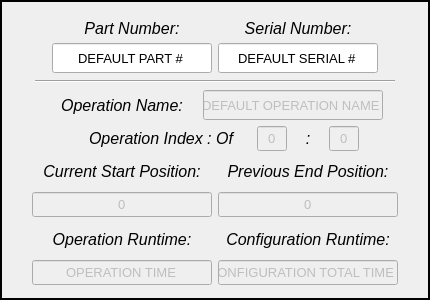
       <widget class="QFrame" name="frame_ProfileOptions">
        <property name="sizePolicy">
         <sizepolicy hsizetype="Fixed" vsizetype="Fixed">
          <horstretch>0</horstretch>
          <verstretch>0</verstretch>
         </sizepolicy>
        </property>
        <property name="minimumSize">
         <size>
          <width>430</width>
          <height>280</height>
         </size>
        </property>
        <property name="maximumSize">
         <size>
          <width>430</width>
          <height>300</height>
         </size>
        </property>
        <property name="frameShape">
         <enum>QFrame::Box</enum>
        </property>
        <property name="frameShadow">
         <enum>QFrame::Plain</enum>
        </property>
        <property name="lineWidth">
         <number>2</number>
        </property>
        <layout class="QVBoxLayout" name="verticalLayout_8">
         <item>
          <layout class="QHBoxLayout" name="horizontalLayout_3">
           <item>
            <spacer name="horizontalSpacer_2">
             <property name="orientation">
              <enum>Qt::Horizontal</enum>
             </property>
             <property name="sizeHint" stdset="0">
              <size>
               <width>5</width>
               <height>20</height>
              </size>
             </property>
            </spacer>
           </item>
           <item>
            <layout class="QVBoxLayout" name="verticalLayout_4">
             <property name="spacing">
              <number>0</number>
             </property>
             <item>
              <widget class="QLabel" name="label_PartNumber">
               <property name="sizePolicy">
                <sizepolicy hsizetype="Fixed" vsizetype="Fixed">
                 <horstretch>0</horstretch>
                 <verstretch>0</verstretch>
                </sizepolicy>
               </property>
               <property name="minimumSize">
                <size>
                 <width>160</width>
                 <height>30</height>
                </size>
               </property>
               <property name="maximumSize">
                <size>
                 <width>160</width>
                 <height>30</height>
                </size>
               </property>
               <property name="font">
                <font>
                 <pointsize>12</pointsize>
                 <weight>50</weight>
                 <italic>true</italic>
                 <bold>false</bold>
                </font>
               </property>
               <property name="text">
                <string>Part Number:</string>
               </property>
               <property name="alignment">
                <set>Qt::AlignCenter</set>
               </property>
              </widget>
             </item>
             <item>
              <widget class="QLineEdit" name="lineEdit_PartNumber">
               <property name="sizePolicy">
                <sizepolicy hsizetype="Fixed" vsizetype="Fixed">
                 <horstretch>0</horstretch>
                 <verstretch>0</verstretch>
                </sizepolicy>
               </property>
               <property name="minimumSize">
                <size>
                 <width>160</width>
                 <height>30</height>
                </size>
               </property>
               <property name="maximumSize">
                <size>
                 <width>160</width>
                 <height>30</height>
                </size>
               </property>
               <property name="font">
                <font>
                 <pointsize>10</pointsize>
                </font>
               </property>
               <property name="toolTip">
                <string extracomment="Number associated with the part and accompanying logging directory."/>
               </property>
               <property name="statusTip">
                <string extracomment="Number associated with the part and accompanying logging directory."/>
               </property>
               <property name="text">
                <string>DEFAULT PART #</string>
               </property>
               <property name="alignment">
                <set>Qt::AlignCenter</set>
               </property>
              </widget>
             </item>
            </layout>
           </item>
           <item>
            <layout class="QVBoxLayout" name="verticalLayout_3">
             <property name="spacing">
              <number>0</number>
             </property>
             <item>
              <widget class="QLabel" name="label_SerialNumber">
               <property name="sizePolicy">
                <sizepolicy hsizetype="Fixed" vsizetype="Fixed">
                 <horstretch>0</horstretch>
                 <verstretch>0</verstretch>
                </sizepolicy>
               </property>
               <property name="minimumSize">
                <size>
                 <width>160</width>
                 <height>30</height>
                </size>
               </property>
               <property name="maximumSize">
                <size>
                 <width>160</width>
                 <height>30</height>
                </size>
               </property>
               <property name="font">
                <font>
                 <pointsize>12</pointsize>
                 <weight>50</weight>
                 <italic>true</italic>
                 <bold>false</bold>
                </font>
               </property>
               <property name="text">
                <string>Serial Number:</string>
               </property>
               <property name="alignment">
                <set>Qt::AlignCenter</set>
               </property>
              </widget>
             </item>
             <item>
              <widget class="QLineEdit" name="lineEdit_SerialNumber">
               <property name="sizePolicy">
                <sizepolicy hsizetype="Fixed" vsizetype="Fixed">
                 <horstretch>0</horstretch>
                 <verstretch>0</verstretch>
                </sizepolicy>
               </property>
               <property name="minimumSize">
                <size>
                 <width>160</width>
                 <height>30</height>
                </size>
               </property>
               <property name="maximumSize">
                <size>
                 <width>160</width>
                 <height>30</height>
                </size>
               </property>
               <property name="font">
                <font>
                 <pointsize>10</pointsize>
                </font>
               </property>
               <property name="text">
                <string>DEFAULT SERIAL #</string>
               </property>
               <property name="alignment">
                <set>Qt::AlignCenter</set>
               </property>
              </widget>
             </item>
            </layout>
           </item>
           <item>
            <spacer name="horizontalSpacer">
             <property name="orientation">
              <enum>Qt::Horizontal</enum>
             </property>
             <property name="sizeHint" stdset="0">
              <size>
               <width>5</width>
               <height>20</height>
              </size>
             </property>
            </spacer>
           </item>
          </layout>
         </item>
         <item>
          <layout class="QHBoxLayout" name="horizontalLayout_12">
           <item>
            <spacer name="horizontalSpacer_17">
             <property name="orientation">
              <enum>Qt::Horizontal</enum>
             </property>
             <property name="sizeHint" stdset="0">
              <size>
               <width>5</width>
               <height>5</height>
              </size>
             </property>
            </spacer>
           </item>
           <item>
            <widget class="Line" name="line">
             <property name="minimumSize">
              <size>
               <width>360</width>
               <height>0</height>
              </size>
             </property>
             <property name="maximumSize">
              <size>
               <width>360</width>
               <height>16777215</height>
              </size>
             </property>
             <property name="orientation">
              <enum>Qt::Horizontal</enum>
             </property>
            </widget>
           </item>
           <item>
            <spacer name="horizontalSpacer_18">
             <property name="orientation">
              <enum>Qt::Horizontal</enum>
             </property>
             <property name="sizeHint" stdset="0">
              <size>
               <width>5</width>
               <height>5</height>
              </size>
             </property>
            </spacer>
           </item>
          </layout>
         </item>
         <item>
          <layout class="QHBoxLayout" name="horizontalLayout_6">
           <item>
            <spacer name="horizontalSpacer_8">
             <property name="orientation">
              <enum>Qt::Horizontal</enum>
             </property>
             <property name="sizeHint" stdset="0">
              <size>
               <width>5</width>
               <height>20</height>
              </size>
             </property>
            </spacer>
           </item>
           <item>
            <widget class="QLabel" name="label_OperationName">
             <property name="sizePolicy">
              <sizepolicy hsizetype="Fixed" vsizetype="Fixed">
               <horstretch>0</horstretch>
               <verstretch>0</verstretch>
              </sizepolicy>
             </property>
             <property name="minimumSize">
              <size>
               <width>150</width>
               <height>30</height>
              </size>
             </property>
             <property name="maximumSize">
              <size>
               <width>150</width>
               <height>30</height>
              </size>
             </property>
             <property name="font">
              <font>
               <pointsize>12</pointsize>
               <weight>50</weight>
               <italic>true</italic>
               <bold>false</bold>
              </font>
             </property>
             <property name="text">
              <string>Operation Name:</string>
             </property>
             <property name="alignment">
              <set>Qt::AlignCenter</set>
             </property>
            </widget>
           </item>
           <item>
            <widget class="QLineEdit" name="lineEdit_OperationName">
             <property name="enabled">
              <bool>false</bool>
             </property>
             <property name="sizePolicy">
              <sizepolicy hsizetype="Fixed" vsizetype="Fixed">
               <horstretch>0</horstretch>
               <verstretch>0</verstretch>
              </sizepolicy>
             </property>
             <property name="minimumSize">
              <size>
               <width>180</width>
               <height>30</height>
              </size>
             </property>
             <property name="maximumSize">
              <size>
               <width>180</width>
               <height>30</height>
              </size>
             </property>
             <property name="font">
              <font>
               <pointsize>10</pointsize>
              </font>
             </property>
             <property name="text">
              <string>DEFAULT OPERATION NAME</string>
             </property>
             <property name="alignment">
              <set>Qt::AlignCenter</set>
             </property>
             <property name="readOnly">
              <bool>true</bool>
             </property>
            </widget>
           </item>
           <item>
            <spacer name="horizontalSpacer_7">
             <property name="orientation">
              <enum>Qt::Horizontal</enum>
             </property>
             <property name="sizeHint" stdset="0">
              <size>
               <width>5</width>
               <height>20</height>
              </size>
             </property>
            </spacer>
           </item>
          </layout>
         </item>
         <item>
          <layout class="QHBoxLayout" name="horizontalLayout_8">
           <item>
            <spacer name="horizontalSpacer_9">
             <property name="orientation">
              <enum>Qt::Horizontal</enum>
             </property>
             <property name="sizeHint" stdset="0">
              <size>
               <width>5</width>
               <height>20</height>
              </size>
             </property>
            </spacer>
           </item>
           <item>
            <widget class="QLabel" name="label_OperationIndex">
             <property name="sizePolicy">
              <sizepolicy hsizetype="Fixed" vsizetype="Fixed">
               <horstretch>0</horstretch>
               <verstretch>0</verstretch>
              </sizepolicy>
             </property>
             <property name="minimumSize">
              <size>
               <width>180</width>
               <height>25</height>
              </size>
             </property>
             <property name="maximumSize">
              <size>
               <width>180</width>
               <height>25</height>
              </size>
             </property>
             <property name="font">
              <font>
               <pointsize>12</pointsize>
               <weight>50</weight>
               <italic>true</italic>
               <bold>false</bold>
              </font>
             </property>
             <property name="text">
              <string>Operation Index : Of</string>
             </property>
             <property name="alignment">
              <set>Qt::AlignCenter</set>
             </property>
            </widget>
           </item>
           <item>
            <widget class="QLineEdit" name="lineEdit_OperationIndex">
             <property name="enabled">
              <bool>false</bool>
             </property>
             <property name="sizePolicy">
              <sizepolicy hsizetype="Fixed" vsizetype="Fixed">
               <horstretch>0</horstretch>
               <verstretch>0</verstretch>
              </sizepolicy>
             </property>
             <property name="minimumSize">
              <size>
               <width>30</width>
               <height>25</height>
              </size>
             </property>
             <property name="maximumSize">
              <size>
               <width>30</width>
               <height>25</height>
              </size>
             </property>
             <property name="font">
              <font>
               <pointsize>10</pointsize>
              </font>
             </property>
             <property name="text">
              <string>0</string>
             </property>
             <property name="alignment">
              <set>Qt::AlignCenter</set>
             </property>
             <property name="readOnly">
              <bool>true</bool>
             </property>
            </widget>
           </item>
           <item>
            <widget class="QLabel" name="label_OperationIndexColon">
             <property name="sizePolicy">
              <sizepolicy hsizetype="Fixed" vsizetype="Fixed">
               <horstretch>0</horstretch>
               <verstretch>0</verstretch>
              </sizepolicy>
             </property>
             <property name="minimumSize">
              <size>
               <width>30</width>
               <height>25</height>
              </size>
             </property>
             <property name="maximumSize">
              <size>
               <width>30</width>
               <height>25</height>
              </size>
             </property>
             <property name="font">
              <font>
               <pointsize>12</pointsize>
               <weight>50</weight>
               <italic>true</italic>
               <bold>false</bold>
              </font>
             </property>
             <property name="text">
              <string>:</string>
             </property>
             <property name="alignment">
              <set>Qt::AlignCenter</set>
             </property>
            </widget>
           </item>
           <item>
            <widget class="QLineEdit" name="lineEdit_OperationIndexTotal">
             <property name="enabled">
              <bool>false</bool>
             </property>
             <property name="sizePolicy">
              <sizepolicy hsizetype="Fixed" vsizetype="Fixed">
               <horstretch>0</horstretch>
               <verstretch>0</verstretch>
              </sizepolicy>
             </property>
             <property name="minimumSize">
              <size>
               <width>30</width>
               <height>25</height>
              </size>
             </property>
             <property name="maximumSize">
              <size>
               <width>30</width>
               <height>25</height>
              </size>
             </property>
             <property name="font">
              <font>
               <pointsize>10</pointsize>
              </font>
             </property>
             <property name="text">
              <string>0</string>
             </property>
             <property name="alignment">
              <set>Qt::AlignCenter</set>
             </property>
             <property name="readOnly">
              <bool>true</bool>
             </property>
            </widget>
           </item>
           <item>
            <spacer name="horizontalSpacer_10">
             <property name="orientation">
              <enum>Qt::Horizontal</enum>
             </property>
             <property name="sizeHint" stdset="0">
              <size>
               <width>5</width>
               <height>20</height>
              </size>
             </property>
            </spacer>
           </item>
          </layout>
         </item>
         <item>
          <layout class="QHBoxLayout" name="horizontalLayout_7">
           <item>
            <spacer name="horizontalSpacer_11">
             <property name="orientation">
              <enum>Qt::Horizontal</enum>
             </property>
             <property name="sizeHint" stdset="0">
              <size>
               <width>13</width>
               <height>65</height>
              </size>
             </property>
            </spacer>
           </item>
           <item>
            <layout class="QVBoxLayout" name="verticalLayout_6">
             <item>
              <widget class="QLabel" name="label_CurrentStartPosition">
               <property name="sizePolicy">
                <sizepolicy hsizetype="Fixed" vsizetype="Fixed">
                 <horstretch>0</horstretch>
                 <verstretch>0</verstretch>
                </sizepolicy>
               </property>
               <property name="minimumSize">
                <size>
                 <width>180</width>
                 <height>25</height>
                </size>
               </property>
               <property name="maximumSize">
                <size>
                 <width>180</width>
                 <height>25</height>
                </size>
               </property>
               <property name="font">
                <font>
                 <pointsize>12</pointsize>
                 <weight>50</weight>
                 <italic>true</italic>
                 <bold>false</bold>
                </font>
               </property>
               <property name="text">
                <string>Current Start Position:</string>
               </property>
               <property name="alignment">
                <set>Qt::AlignCenter</set>
               </property>
              </widget>
             </item>
             <item>
              <widget class="QLineEdit" name="lineEdit_CurrentStartPosition">
               <property name="enabled">
                <bool>false</bool>
               </property>
               <property name="sizePolicy">
                <sizepolicy hsizetype="Fixed" vsizetype="Fixed">
                 <horstretch>0</horstretch>
                 <verstretch>0</verstretch>
                </sizepolicy>
               </property>
               <property name="minimumSize">
                <size>
                 <width>180</width>
                 <height>25</height>
                </size>
               </property>
               <property name="maximumSize">
                <size>
                 <width>180</width>
                 <height>25</height>
                </size>
               </property>
               <property name="font">
                <font>
                 <pointsize>10</pointsize>
                </font>
               </property>
               <property name="toolTip">
                <string extracomment="Number associated with the part and accompanying logging directory."/>
               </property>
               <property name="statusTip">
                <string extracomment="Number associated with the part and accompanying logging directory."/>
               </property>
               <property name="text">
                <string>0</string>
               </property>
               <property name="alignment">
                <set>Qt::AlignCenter</set>
               </property>
               <property name="readOnly">
                <bool>true</bool>
               </property>
              </widget>
             </item>
            </layout>
           </item>
           <item>
            <layout class="QVBoxLayout" name="verticalLayout_7">
             <item>
              <widget class="QLabel" name="label_PreviousEndPosition">
               <property name="sizePolicy">
                <sizepolicy hsizetype="Fixed" vsizetype="Fixed">
                 <horstretch>0</horstretch>
                 <verstretch>0</verstretch>
                </sizepolicy>
               </property>
               <property name="minimumSize">
                <size>
                 <width>180</width>
                 <height>25</height>
                </size>
               </property>
               <property name="maximumSize">
                <size>
                 <width>180</width>
                 <height>25</height>
                </size>
               </property>
               <property name="font">
                <font>
                 <pointsize>12</pointsize>
                 <weight>50</weight>
                 <italic>true</italic>
                 <bold>false</bold>
                </font>
               </property>
               <property name="layoutDirection">
                <enum>Qt::LeftToRight</enum>
               </property>
               <property name="text">
                <string>Previous End Position:</string>
               </property>
               <property name="alignment">
                <set>Qt::AlignCenter</set>
               </property>
              </widget>
             </item>
             <item>
              <widget class="QLineEdit" name="lineEdit_PreviousEndPosition">
               <property name="enabled">
                <bool>false</bool>
               </property>
               <property name="sizePolicy">
                <sizepolicy hsizetype="Fixed" vsizetype="Fixed">
                 <horstretch>0</horstretch>
                 <verstretch>0</verstretch>
                </sizepolicy>
               </property>
               <property name="minimumSize">
                <size>
                 <width>180</width>
                 <height>25</height>
                </size>
               </property>
               <property name="maximumSize">
                <size>
                 <width>180</width>
                 <height>25</height>
                </size>
               </property>
               <property name="font">
                <font>
                 <pointsize>10</pointsize>
                </font>
               </property>
               <property name="toolTip">
                <string extracomment="Number associated with the part and accompanying logging directory."/>
               </property>
               <property name="statusTip">
                <string extracomment="Number associated with the part and accompanying logging directory."/>
               </property>
               <property name="text">
                <string>0</string>
               </property>
               <property name="alignment">
                <set>Qt::AlignCenter</set>
               </property>
               <property name="readOnly">
                <bool>true</bool>
               </property>
              </widget>
             </item>
            </layout>
           </item>
           <item>
            <spacer name="horizontalSpacer_12">
             <property name="orientation">
              <enum>Qt::Horizontal</enum>
             </property>
             <property name="sizeHint" stdset="0">
              <size>
               <width>13</width>
               <height>65</height>
              </size>
             </property>
            </spacer>
           </item>
          </layout>
         </item>
         <item>
          <layout class="QHBoxLayout" name="horizontalLayout_5">
           <item>
            <spacer name="horizontalSpacer_3">
             <property name="orientation">
              <enum>Qt::Horizontal</enum>
             </property>
             <property name="sizeHint" stdset="0">
              <size>
               <width>13</width>
               <height>65</height>
              </size>
             </property>
            </spacer>
           </item>
           <item>
            <layout class="QVBoxLayout" name="verticalLayout_2">
             <item>
              <widget class="QLabel" name="label_OperationTime">
               <property name="sizePolicy">
                <sizepolicy hsizetype="Fixed" vsizetype="Fixed">
                 <horstretch>0</horstretch>
                 <verstretch>0</verstretch>
                </sizepolicy>
               </property>
               <property name="minimumSize">
                <size>
                 <width>180</width>
                 <height>25</height>
                </size>
               </property>
               <property name="maximumSize">
                <size>
                 <width>180</width>
                 <height>25</height>
                </size>
               </property>
               <property name="font">
                <font>
                 <pointsize>12</pointsize>
                 <weight>50</weight>
                 <italic>true</italic>
                 <bold>false</bold>
                </font>
               </property>
               <property name="text">
                <string>Operation Runtime:</string>
               </property>
               <property name="alignment">
                <set>Qt::AlignCenter</set>
               </property>
              </widget>
             </item>
             <item>
              <widget class="QLineEdit" name="lineEdit_OperationTime">
               <property name="enabled">
                <bool>false</bool>
               </property>
               <property name="sizePolicy">
                <sizepolicy hsizetype="Fixed" vsizetype="Fixed">
                 <horstretch>0</horstretch>
                 <verstretch>0</verstretch>
                </sizepolicy>
               </property>
               <property name="minimumSize">
                <size>
                 <width>180</width>
                 <height>25</height>
                </size>
               </property>
               <property name="maximumSize">
                <size>
                 <width>180</width>
                 <height>25</height>
                </size>
               </property>
               <property name="font">
                <font>
                 <pointsize>10</pointsize>
                </font>
               </property>
               <property name="toolTip">
                <string extracomment="Number associated with the part and accompanying logging directory."/>
               </property>
               <property name="statusTip">
                <string extracomment="Number associated with the part and accompanying logging directory."/>
               </property>
               <property name="text">
                <string>OPERATION TIME</string>
               </property>
               <property name="alignment">
                <set>Qt::AlignCenter</set>
               </property>
               <property name="readOnly">
                <bool>true</bool>
               </property>
              </widget>
             </item>
            </layout>
           </item>
           <item>
            <layout class="QVBoxLayout" name="verticalLayout">
             <item>
              <widget class="QLabel" name="label_ConfigurationTime">
               <property name="sizePolicy">
                <sizepolicy hsizetype="Fixed" vsizetype="Fixed">
                 <horstretch>0</horstretch>
                 <verstretch>0</verstretch>
                </sizepolicy>
               </property>
               <property name="minimumSize">
                <size>
                 <width>180</width>
                 <height>25</height>
                </size>
               </property>
               <property name="maximumSize">
                <size>
                 <width>180</width>
                 <height>25</height>
                </size>
               </property>
               <property name="font">
                <font>
                 <pointsize>12</pointsize>
                 <weight>50</weight>
                 <italic>true</italic>
                 <bold>false</bold>
                </font>
               </property>
               <property name="layoutDirection">
                <enum>Qt::LeftToRight</enum>
               </property>
               <property name="text">
                <string>Configuration Runtime:</string>
               </property>
               <property name="alignment">
                <set>Qt::AlignCenter</set>
               </property>
              </widget>
             </item>
             <item>
              <widget class="QLineEdit" name="lineEdit_ConfigurationTime">
               <property name="enabled">
                <bool>false</bool>
               </property>
               <property name="sizePolicy">
                <sizepolicy hsizetype="Fixed" vsizetype="Fixed">
                 <horstretch>0</horstretch>
                 <verstretch>0</verstretch>
                </sizepolicy>
               </property>
               <property name="minimumSize">
                <size>
                 <width>180</width>
                 <height>25</height>
                </size>
               </property>
               <property name="maximumSize">
                <size>
                 <width>180</width>
                 <height>25</height>
                </size>
               </property>
               <property name="font">
                <font>
                 <pointsize>10</pointsize>
                </font>
               </property>
               <property name="toolTip">
                <string extracomment="Number associated with the part and accompanying logging directory."/>
               </property>
               <property name="statusTip">
                <string extracomment="Number associated with the part and accompanying logging directory."/>
               </property>
               <property name="text">
                <string>CONFIGURATION TOTAL TIME</string>
               </property>
               <property name="alignment">
                <set>Qt::AlignCenter</set>
               </property>
               <property name="readOnly">
                <bool>true</bool>
               </property>
              </widget>
             </item>
            </layout>
           </item>
           <item>
            <spacer name="horizontalSpacer_4">
             <property name="orientation">
              <enum>Qt::Horizontal</enum>
             </property>
             <property name="sizeHint" stdset="0">
              <size>
               <width>13</width>
               <height>65</height>
              </size>
             </property>
            </spacer>
           </item>
          </layout>
         </item>
        </layout>
       </widget>
